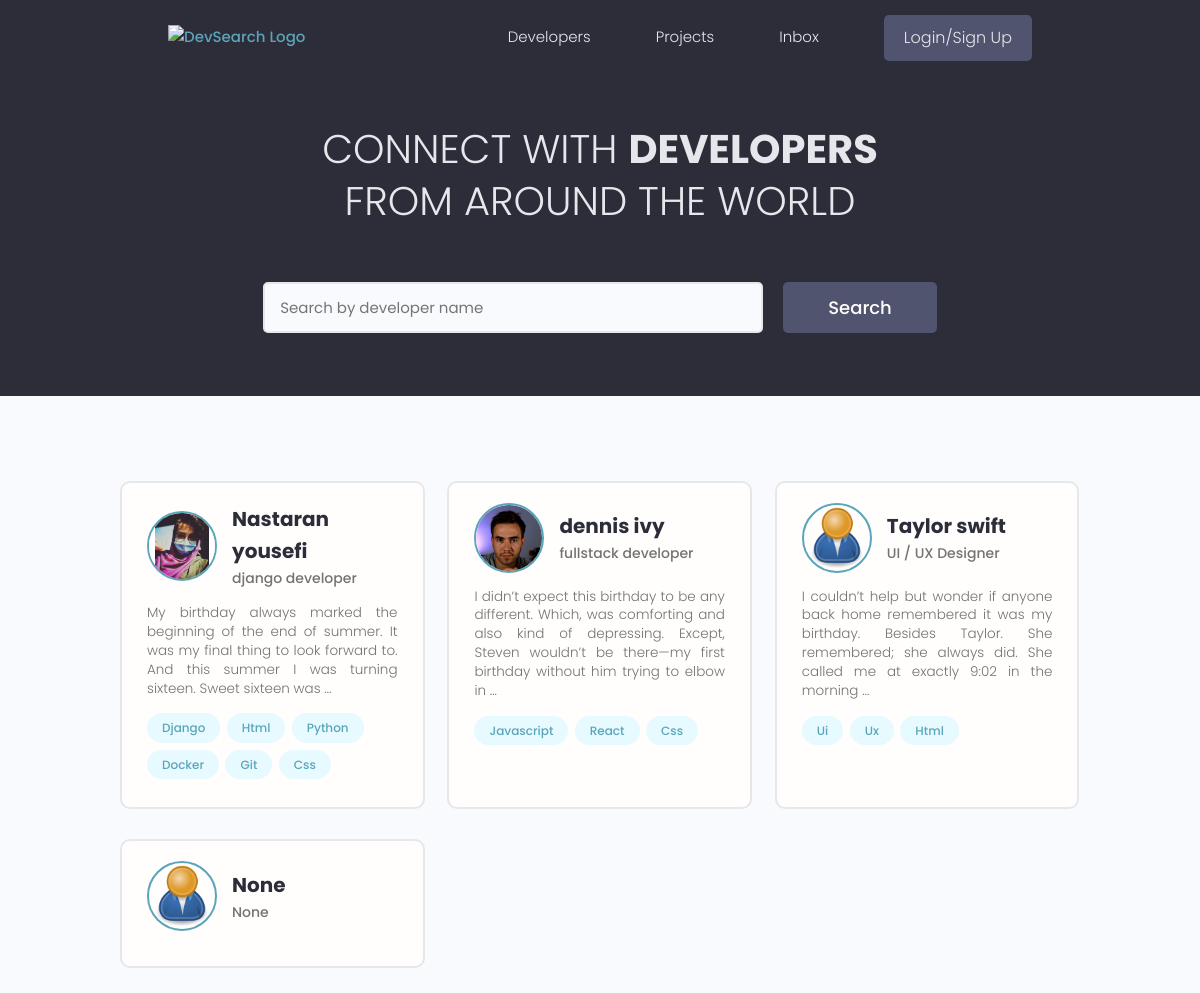
The app's page /, older data.
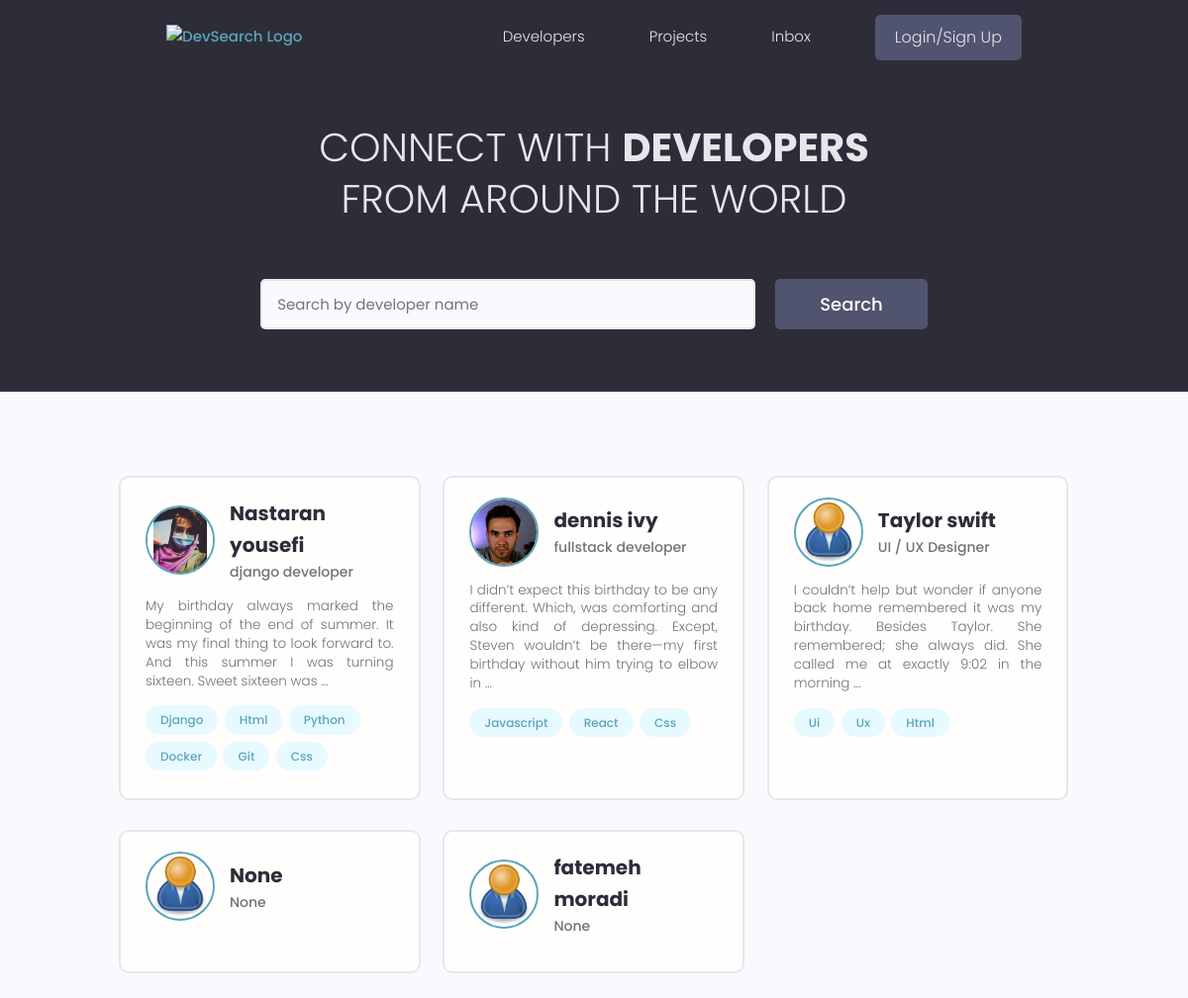
The same page, newer data.
### users/models.py (models this page shows, shortened)
class Profile(models.Model):
    user = models.OneToOneField(User, on_delete=models.CASCADE, null=True, blank=True)
    name = models.CharField(max_length=250, null=True, blank=True)
    username = models.CharField(max_length=250, null=True, blank=True)
    email = models.EmailField(max_length=500, blank=True, null=True)
    short_intro = models.CharField(max_length=200, blank=True, null=True)
    bio = models.TextField(blank=True, null=True)
    location = models.CharField(max_length=200, blank=True, null=True)
    profile_image = models.ImageField(blank=True, null=True, upload_to='profiles/',
                         default='profiles/user-default.png')
    social_github = models.CharField(max_length=500, blank=True, null=True)
    social_linkedin = models.CharField(max_length=500, blank=True, null=True)
    social_website = models.CharField(max_length=500, blank=True, null=True)
    social_twitter = models.CharField(max_length=500, blank=True, null=True)
    created = models.DateTimeField(auto_now_add=True)
    id = models.UUIDField(default=uuid.uuid4, unique=True, editable=False, primary_key=True)

class Skill(models.Model):
    owner = models.ForeignKey(Profile, on_delete=models.CASCADE)
    name = models.CharField(max_length=200, blank=True, null=True)
    description = models.TextField(null=True, blank=True)

### users/views.py (the view)
# urls.py: path('', views.profiles, name='profiles'),
def profiles(request):
    profiles = Profile.objects.all()
    context = {
        'profiles' : profiles,
    }
    return render(request, 'users/profiles.html', context)

### users/templates/users/profiles.html (shortened to what this page needs)
{% extends 'main.html' %}
{% block content %}
<main class="home">
    <section class="hero-section text-center">
      <div class="container container--narrow">
        <div class="hero-section__box">
          <h2>CONNECT WITH <span>DEVELOPERS</span></h2>
          <h2>FROM AROUND THE WORLD</h2>
        </div>
        <div class="hero-section__search">
          <form class="form" action="#" method="get">
            <div class="form__field">
              <input class="input input--text" id="formInput#search" type="text" name="text"
                placeholder="Search by developer name" />
            </div>
            <input class="btn btn--sub btn--lg" type="submit" value="Search" />
          </form>
        </div>
      </div>
    </section>
    <section class="devlist">
      <div class="container">
        <div class="grid grid--three">
        {% for profile in profiles %}
          <div class="column card">
            <div class="dev">
              <a href="{% url 'user-profile' profile.pk %}" class="card__body">
                <div class="dev__profile">
                  <img class="avatar avatar--md" src="{{ profile.profile_image.url }}" alt="image" />
                  <div class="dev__meta">
                    <h3>{{ profile.name }}</h3>
                    <h5>{{ profile.short_intro|truncatewords:6 }}</h5>
                  </div>
                </div>
                <p class="dev__info">{{ profile.bio|truncatewords:30 }}</p>
                <div class="dev__skills">
                    {% for skill in profile.skill_set.all|slice:'6' %}
                      <span class="tag tag--pill tag--main">
                        <small>{{ skill.name|title }}</small>
                      </span>
                    {% endfor %}
                </div>
              </a>
            </div>
          </div>
          {% endfor %}
        </div>
      </div>
    </section>
  </main>
{% endblock %}

Row changes from the older to the newer data that the page shows:
added Profile: profile_image (placeholder picture), name "fatemeh moradi", short_intro "None"
